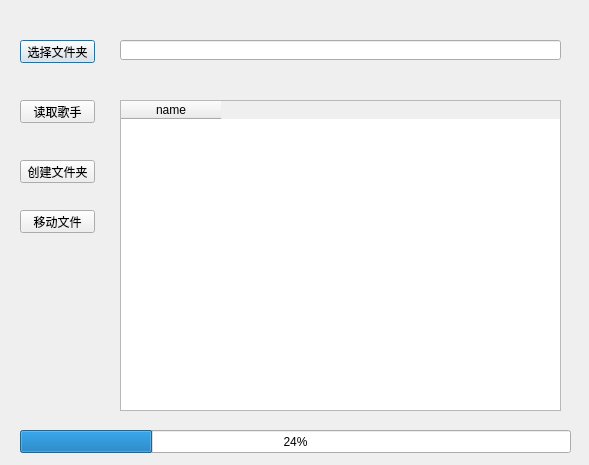
<?xml version="1.0" encoding="UTF-8"?>
<ui version="4.0">
 <class>Dialog</class>
 <widget class="QDialog" name="Dialog">
  <property name="geometry">
   <rect>
    <x>0</x>
    <y>0</y>
    <width>589</width>
    <height>465</height>
   </rect>
  </property>
  <property name="windowTitle">
   <string>Dialog</string>
  </property>
  <widget class="QPushButton" name="pushButton">
   <property name="geometry">
    <rect>
     <x>20</x>
     <y>40</y>
     <width>75</width>
     <height>23</height>
    </rect>
   </property>
   <property name="text">
    <string>选择文件夹</string>
   </property>
  </widget>
  <widget class="QPushButton" name="pushButton_2">
   <property name="geometry">
    <rect>
     <x>20</x>
     <y>100</y>
     <width>75</width>
     <height>23</height>
    </rect>
   </property>
   <property name="text">
    <string>读取歌手</string>
   </property>
  </widget>
  <widget class="QPushButton" name="pushButton_3">
   <property name="geometry">
    <rect>
     <x>20</x>
     <y>160</y>
     <width>75</width>
     <height>23</height>
    </rect>
   </property>
   <property name="text">
    <string>创建文件夹</string>
   </property>
  </widget>
  <widget class="QPushButton" name="pushButton_4">
   <property name="geometry">
    <rect>
     <x>20</x>
     <y>210</y>
     <width>75</width>
     <height>23</height>
    </rect>
   </property>
   <property name="text">
    <string>移动文件</string>
   </property>
  </widget>
  <widget class="QProgressBar" name="progressBar">
   <property name="geometry">
    <rect>
     <x>20</x>
     <y>430</y>
     <width>551</width>
     <height>23</height>
    </rect>
   </property>
   <property name="value">
    <number>24</number>
   </property>
  </widget>
  <widget class="QLineEdit" name="lineEdit">
   <property name="geometry">
    <rect>
     <x>120</x>
     <y>40</y>
     <width>441</width>
     <height>20</height>
    </rect>
   </property>
  </widget>
  <widget class="QTableWidget" name="tableWidget">
   <property name="geometry">
    <rect>
     <x>120</x>
     <y>100</y>
     <width>441</width>
     <height>311</height>
    </rect>
   </property>
   <property name="minimumSize">
    <size>
     <width>441</width>
     <height>0</height>
    </size>
   </property>
   <column>
    <property name="text">
     <string>name</string>
    </property>
   </column>
  </widget>
 </widget>
 <layoutdefault spacing="6" margin="11"/>
 <resources/>
 <connections/>
</ui>
